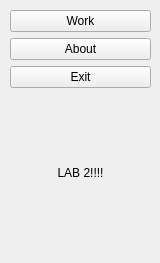
<?xml version="1.0" encoding="UTF-8"?>
<ui version="4.0">
 <class>introWindow</class>
 <widget class="QWidget" name="introWindow">
  <property name="geometry">
   <rect>
    <x>0</x>
    <y>0</y>
    <width>160</width>
    <height>263</height>
   </rect>
  </property>
  <property name="windowTitle">
   <string>Form</string>
  </property>
  <widget class="QWidget" name="">
   <property name="geometry">
    <rect>
     <x>10</x>
     <y>10</y>
     <width>141</width>
     <height>241</height>
    </rect>
   </property>
   <layout class="QVBoxLayout" name="verticalLayout">
    <item>
     <widget class="QPushButton" name="buttonWork">
      <property name="text">
       <string>Work</string>
      </property>
     </widget>
    </item>
    <item>
     <widget class="QPushButton" name="buttonAbout">
      <property name="text">
       <string>About</string>
      </property>
     </widget>
    </item>
    <item>
     <widget class="QPushButton" name="buttonExit">
      <property name="text">
       <string>Exit</string>
      </property>
     </widget>
    </item>
    <item>
     <widget class="QLabel" name="label">
      <property name="text">
       <string>LAB 2!!!!</string>
      </property>
      <property name="alignment">
       <set>Qt::AlignCenter</set>
      </property>
     </widget>
    </item>
   </layout>
  </widget>
 </widget>
 <resources/>
 <connections/>
</ui>
